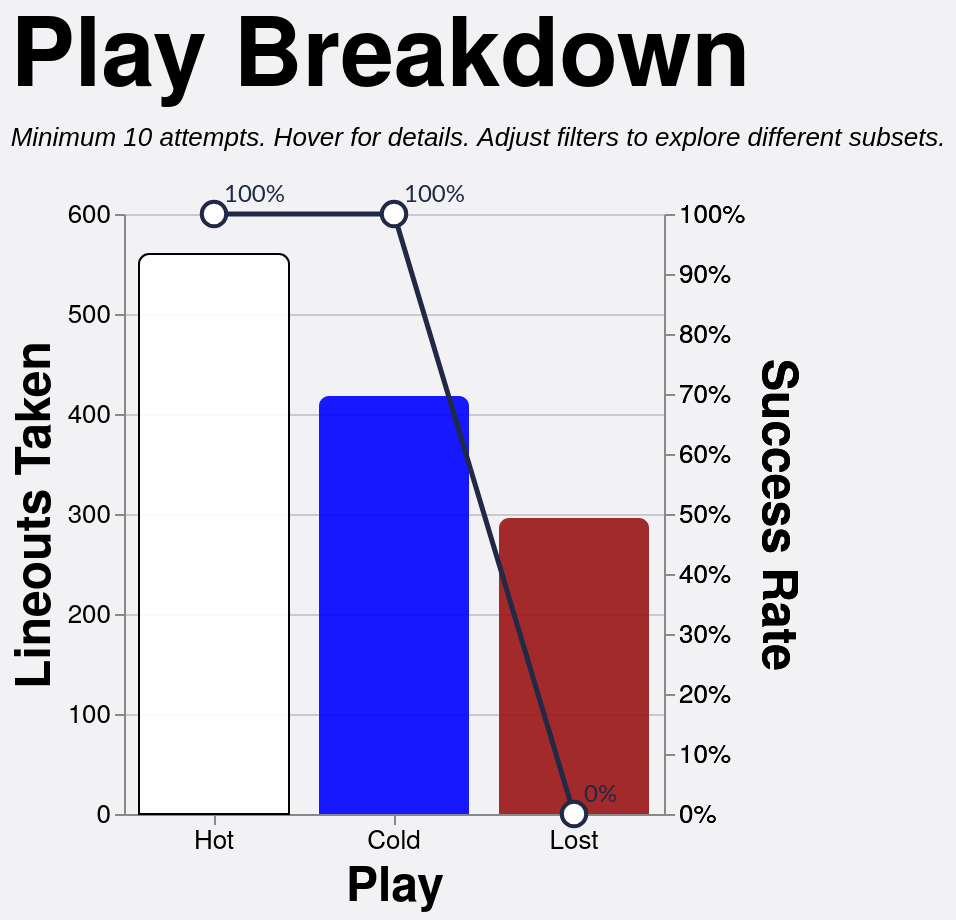

Vega-Lite specification stored for this chart:
### Vega-Lite specification from a JSON file in a GitHub repository (floating-point values rounded to 4 significant figures; data arrays with more than 128 entries replaced by an {"elided": "..."} marker saying what was removed)
{"config": {"axis": {"labelFont": "PT Sans Narrow, Helvetica Neue, Helvetica, Arial, sans-serif", "titleFont": "PT Sans Narrow, Helvetica Neue, Helvetica, Arial, sans-serif", "labelFontSize": 13, "titleFontSize": 24, "gridColor": "#202947", "gridOpacity": 0.2, "zindex": 1}, "text": {"font": "Lato, sans-serif"}, "bar": {"cornerRadiusEnd": 5}, "header": {"labelFont": "PT Sans Narrow, Helvetica Neue, Helvetica, Arial, sans-serif", "titleFont": "PT Sans Narrow, Helvetica Neue, Helvetica, Arial, sans-serif", "labelFontSize": 24, "titleFontSize": 28, "labelFontWeight": "bold", "orient": "left"}, "legend": {"labelFont": "PT Sans Narrow, Helvetica Neue, Helvetica, Arial, sans-serif", "titleFont": "PT Sans Narrow, Helvetica Neue, Helvetica, Arial, sans-serif", "labelFontSize": 14, "titleFontSize": 16, "titlePadding": 5, "fillColor": "white", "strokeColor": "black", "padding": 10, "titleFontWeight": "lighter", "titleFontStyle": "italic", "titleColor": "gray", "offset": 10}, "title": {"font": "PT Sans Narrow, Helvetica Neue, Helvetica, Arial, sans-serif", "fontSize": 48, "fontWeight": "bold", "anchor": "start", "align": "center", "titlePadding": 20, "subtitlePadding": 10, "subtitleFontSize": 13, "subtitleColor": "", "subtitleFontStyle": "italic", "offset": 15, "color": "black"}, "axisX": {"labelAngle": 0}, "facet": {"title": null, "header": null, "align": {"row": "each", "column": "each"}}, "resolve": {"scale": {"y": "independent", "facet": "independent"}}, "background": "#f2f1f4", "scale": {"offsetBandPaddingOuter": 0.2, "offsetBandPaddingInner": 0.1}, "view": {"stroke": null, "background": "transparent"}}, "layer": [{"mark": {"type": "bar", "opacity": 0.9, "size": 75}, "encoding": {"color": {"field": "play", "legend": null, "scale": {"domain": ["Hot", "Cold", "Lost"], "range": ["white", "blue", "#991515"]}, "type": "nominal"}, "stroke": {"field": "play", "legend": null, "scale": {"domain": ["Hot", "Cold", "Lost"], "range": ["black", "transparent", "transparent"]}, "type": "nominal"}, "tooltip": [{"field": "play", "title": "Play", "type": "nominal"}, {"field": "attempts", "format": ",.0f", "title": "Attempts", "type": "quantitative"}, {"field": "won", "format": ",.0f", "title": "Won", "type": "quantitative"}, {"field": "success_rate", "format": ".1%", "title": "Success Rate", "type": "quantitative"}], "x": {"axis": {"labelAngle": 0}, "field": "play", "sort": ["Hot", "Cold", "Lost"], "title": "Play", "type": "nominal"}, "y": {"field": "attempts", "title": "Lineouts Taken", "type": "quantitative"}}, "transform": [{"filter": "(loSquad == 'All' || datum.squad == loSquad) && (loSeason == 'All' || datum.season == loSeason) && (loGameType == 'All' || (loGameType == 'League + Cup' && (datum.game_type == 'League' || datum.game_type == 'Cup')) || (loGameType == 'League only' && datum.game_type == 'League') || datum.game_type == loGameType) && (loThrower == 'All' || datum.thrower == loThrower) && (loJumper == 'All' || datum.jumper == loJumper) && (loArea == 'All' || datum.area == loArea) && (loNumbers == 'All' || datum.numbers == loNumbers)"}, {"aggregate": [{"op": "count", "as": "attempts"}, {"op": "sum", "field": "won", "as": "won"}], "groupby": ["play"]}, {"filter": "datum.attempts >= 10"}, {"calculate": "datum.won / datum.attempts", "as": "success_rate"}]}, {"mark": {"type": "line", "point": {"fill": "white", "filled": false, "size": 150, "stroke": "#202946"}, "stroke": "#202946", "strokeWidth": 2.5}, "encoding": {"tooltip": [{"field": "play", "title": "Play", "type": "nominal"}, {"field": "attempts", "format": ",.0f", "title": "Attempts", "type": "quantitative"}, {"field": "won", "format": ",.0f", "title": "Won", "type": "quantitative"}, {"field": "success_rate", "format": ".1%", "title": "Success Rate", "type": "quantitative"}], "x": {"axis": {"labelAngle": 0}, "field": "play", "sort": ["Hot", "Cold", "Lost"], "title": "Play", "type": "nominal"}, "y": {"axis": {"format": "%"}, "field": "success_rate", "scale": {"domain": [0, 1]}, "title": "Success Rate", "type": "quantitative"}}, "transform": [{"filter": "(loSquad == 'All' || datum.squad == loSquad) && (loSeason == 'All' || datum.season == loSeason) && (loGameType == 'All' || (loGameType == 'League + Cup' && (datum.game_type == 'League' || datum.game_type == 'Cup')) || (loGameType == 'League only' && datum.game_type == 'League') || datum.game_type == loGameType) && (loThrower == 'All' || datum.thrower == loThrower) && (loJumper == 'All' || datum.jumper == loJumper) && (loArea == 'All' || datum.area == loArea) && (loNumbers == 'All' || datum.numbers == loNumbers)"}, {"aggregate": [{"op": "count", "as": "attempts"}, {"op": "sum", "field": "won", "as": "won"}], "groupby": ["play"]}, {"filter": "datum.attempts >= 10"}, {"calculate": "datum.won / datum.attempts", "as": "success_rate"}]}, {"mark": {"type": "text", "align": "left", "baseline": "middle", "color": "#202946", "dx": 5, "dy": -10, "fontSize": 12}, "encoding": {"text": {"field": "success_rate", "format": ".0%", "type": "quantitative"}, "x": {"axis": {"labelAngle": 0}, "field": "play", "sort": ["Hot", "Cold", "Lost"], "title": "Play", "type": "nominal"}, "y": {"axis": {"format": "%"}, "field": "success_rate", "scale": {"domain": [0, 1]}, "title": "Success Rate", "type": "quantitative"}}, "transform": [{"filter": "(loSquad == 'All' || datum.squad == loSquad) && (loSeason == 'All' || datum.season == loSeason) && (loGameType == 'All' || (loGameType == 'League + Cup' && (datum.game_type == 'League' || datum.game_type == 'Cup')) || (loGameType == 'League only' && datum.game_type == 'League') || datum.game_type == loGameType) && (loThrower == 'All' || datum.thrower == loThrower) && (loJumper == 'All' || datum.jumper == loJumper) && (loArea == 'All' || datum.area == loArea) && (loNumbers == 'All' || datum.numbers == loNumbers)"}, {"aggregate": [{"op": "count", "as": "attempts"}, {"op": "sum", "field": "won", "as": "won"}], "groupby": ["play"]}, {"filter": "datum.attempts >= 10"}, {"calculate": "datum.won / datum.attempts", "as": "success_rate"}]}], "data": {"name": "data-15e79532cff8ae58bb045c3a34749407"}, "height": 300, "params": [{"name": "loSquad", "value": "All"}, {"name": "loSeason", "value": "All"}, {"name": "loGameType", "value": "All"}, {"name": "loThrower", "value": "All"}, {"name": "loJumper", "value": "All"}, {"name": "loArea", "value": "All"}, {"name": "loNumbers", "value": "All"}], "resolve": {"scale": {"y": "independent"}}, "title": {"text": "Play Breakdown", "subtitle": "Minimum 10 attempts. Hover for details. Adjust filters to explore different subsets."}, "width": {"step": 90}, "$schema": "https://vega.github.io/schema/vega-lite/v5.20.1.json", "datasets": {"data-15e79532cff8ae58bb045c3a34749407": {"elided": "1274 records"}}}
